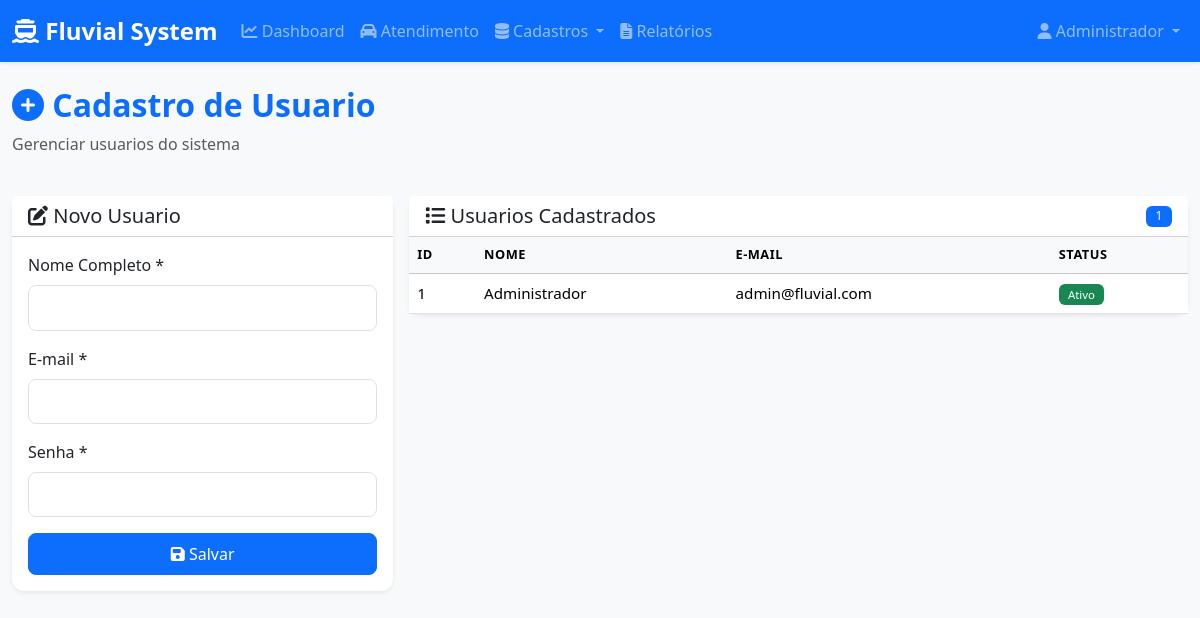
/cadastro/usuario (signed in), run on the app's committed database.
### models.py (models this page shows, shortened)
class Usuario(UserMixin, db.Model):
    __tablename__ = 'usuarios'
    id = db.Column(db.Integer, primary_key=True)
    nome = db.Column(db.String(100), nullable=False)
    email = db.Column(db.String(120), unique=True, nullable=False)
    senha_hash = db.Column(db.String(256), nullable=False)
    ativo = db.Column(db.Boolean, default=True)
    criado_em = db.Column(db.DateTime, default=datetime.utcnow)
    vendas = db.relationship('Venda', backref='operador', lazy='dynamic')

### app.py (the view, shortened to what this page needs)
@app.route('/cadastro/<tipo>', methods=['GET', 'POST'])
@login_required
def cadastro(tipo):
    if tipo == 'categoria':
        itens = CategoriaVeiculo.query.order_by(CategoriaVeiculo.nome).all()
    elif tipo == 'porto':
        itens = Porto.query.order_by(Porto.nome).all()
    elif tipo == 'empresa':
        itens = Empresa.query.order_by(Empresa.nome_fantasia).all()
    elif tipo == 'usuario':
        itens = Usuario.query.order_by(Usuario.nome).all()
    else:
        flash('Tipo de cadastro inválido.', 'error')
        return redirect(url_for('index'))
    return render_template('cadastro.html', tipo=tipo, itens=itens)

### app.py (called while the page is built)
@login_manager.user_loader
def load_user(user_id):
    return Usuario.query.get(int(user_id))

### templates/cadastro.html (shortened to what this page needs)
{% extends "base.html" %}
{% block content %}
<div class="row mb-4">
    <div class="col-12">
        <h2 class="fw-bold text-primary">
            <i class="fas fa-plus-circle"></i> Cadastro de {{ tipo|capitalize }}
        </h2>
        <p class="text-muted">Gerenciar {{ tipo }}s do sistema</p>
    </div>
</div>
<div class="row g-3">
    <div class="col-lg-4">
        <div class="card shadow-sm">
            <div class="card-header bg-white">
                <h5 class="mb-0"><i class="fas fa-edit"></i> Novo {{ tipo|capitalize }}</h5>
            </div>
            <div class="card-body">
                <form method="POST">
                    {% if tipo == 'categoria' %}
                    <div class="mb-3">
                        <label for="nome" class="form-label">Nome *</label>
                        <input type="text" class="form-control" id="nome" name="nome" required
                               placeholder="Ex: Carro de Passeio">
                    </div>
                    <div class="mb-3">
                        <label for="valor_base" class="form-label">Valor Base (R$) *</label>
                        <input type="number" step="0.01" class="form-control" id="valor_base" name="valor_base" required
                               placeholder="0,00">
                    </div>
                    <div class="mb-3">
                        <label for="descricao" class="form-label">Descrição</label>
                        <textarea class="form-control" id="descricao" name="descricao" rows="3"
                                  placeholder="Descrição da categoria..."></textarea>
                    </div>
                    {% elif tipo == 'porto' %}
                    <div class="mb-3">
                        <label for="nome" class="form-label">Nome do Porto *</label>
                        <input type="text" class="form-control" id="nome" name="nome" required
                               placeholder="Ex: Porto Principal">
                    </div>
                    {% elif tipo == 'usuario' %}
                    <div class="mb-3">
                        <label for="nome" class="form-label">Nome Completo *</label>
                        <input type="text" class="form-control" id="nome" name="nome" required>
                    </div>
                    <div class="mb-3">
                        <label for="email" class="form-label">E-mail *</label>
                        <input type="email" class="form-control" id="email" name="email" required>
                    </div>
                    <div class="mb-3">
                        <label for="senha" class="form-label">Senha *</label>
                        <input type="password" class="form-control" id="senha" name="senha" required minlength="6">
                    </div>
                    {% endif %}
                    <button type="submit" class="btn btn-primary w-100">
                        <i class="fas fa-save"></i> Salvar
                    </button>
                </form>
            </div>
        </div>
    </div>
    <div class="col-lg-8">
        <div class="card shadow-sm">
            <div class="card-header bg-white d-flex justify-content-between align-items-center">
                <h5 class="mb-0"><i class="fas fa-list"></i> {{ tipo|capitalize }}s Cadastrados</h5>
                <span class="badge bg-primary">{{ itens|length }}</span>
            </div>
            <div class="card-body p-0">
                <div class="table-responsive">
                    <table class="table table-hover mb-0">
                        <thead class="table-light">
                            <tr>
                                <th>ID</th>
                                {% if tipo == 'categoria' %}
                                <th>Nome</th>
                                <th>Valor Base</th>
                                <th>Descrição</th>
                                {% elif tipo == 'porto' %}
                                <th>Nome</th>
                                <th>Status</th>
                                {% elif tipo == 'empresa' %}
                                <th>Razão Social</th>
                                <th>Nome Fantasia</th>
                                <th>CNPJ</th>
                                <th>Faturamento</th>
                                {% elif tipo == 'usuario' %}
                                <th>Nome</th>
                                <th>E-mail</th>
                                <th>Status</th>
                                {% endif %}
                            </tr>
                        </thead>
                        <tbody>
                            {% for item in itens %}
                            <tr>
                                <td>{{ item.id }}</td>
                                {% if tipo == 'categoria' %}
                                <td><strong>{{ item.nome }}</strong></td>
                                <td class="text-success">R$ {{ "%.2f"|format(item.valor_base) }}</td>
                                <td>{{ item.descricao or '-' }}</td>
                                {% elif tipo == 'usuario' %}
                                <td>{{ item.nome }}</td>
                                <td>{{ item.email }}</td>
                                <td>
                                    {% if item.ativo %}
                                        <span class="badge bg-success">Ativo</span>
                                    {% else %}
                                        <span class="badge bg-danger">Inativo</span>
                                    {% endif %}
                                </td>
                                {% endif %}
                            </tr>
                            {% else %}
                            <tr>
                                <td colspan="5" class="text-center text-muted py-4">
                                    Nenhum registro encontrado
                                </td>
                            </tr>
                            {% endfor %}
                        </tbody>
                    </table>
                </div>
            </div>
        </div>
    </div>
</div>
{% endblock %}

### templates/base.html (shortened to what this page needs)
<!DOCTYPE html>
<html lang="pt-BR">
<head>
    <link href="https://cdn.jsdelivr.net/npm/bootstrap@5.3.2/dist/css/bootstrap.min.css" rel="stylesheet">
    <link href="https://cdnjs.cloudflare.com/ajax/libs/font-awesome/6.4.2/css/all.min.css" rel="stylesheet">
    <link href="{{ url_for('static', filename='css/style.css') }}" rel="stylesheet">
</head>
<body class="bg-light">
    {% if current_user.is_authenticated %}
    <nav class="navbar navbar-expand-lg navbar-dark bg-primary shadow-sm">
        <div class="container-fluid">
            <a class="navbar-brand" href="{{ url_for('index') }}">
                <i class="fas fa-ferry"></i> Fluvial System
            </a>
            <div class="collapse navbar-collapse" id="navbarNav">
                <ul class="navbar-nav me-auto">
                    <li class="nav-item">
                        <a class="nav-link" href="{{ url_for('index') }}">
                            <i class="fas fa-chart-line"></i> Dashboard
                        </a>
                    </li>
                    <li class="nav-item">
                        <a class="nav-link" href="{{ url_for('atendimento') }}">
                            <i class="fas fa-car"></i> Atendimento
                        </a>
                    </li>
                    <li class="nav-item dropdown">
                        <a class="nav-link dropdown-toggle" href="#" data-bs-toggle="dropdown">
                            <i class="fas fa-database"></i> Cadastros
                        </a>
                    </li>
                    <li class="nav-item">
                        <a class="nav-link" href="{{ url_for('relatorios') }}">
                            <i class="fas fa-file-alt"></i> Relatórios
                        </a>
                    </li>
                </ul>
                <ul class="navbar-nav">
                    <li class="nav-item dropdown">
                        <a class="nav-link dropdown-toggle" href="#" data-bs-toggle="dropdown">
                            <i class="fas fa-user"></i> {{ current_user.nome }}
                        </a>
                    </li>
                </ul>
            </div>
        </div>
    </nav>
    {% endif %}
    <main class="{% if current_user.is_authenticated %}py-4{% endif %}">
        <div class="{% if current_user.is_authenticated %}container-fluid{% else %}container{% endif %}">
            {% block content %}{% endblock %}
        </div>
    </main>
</body>
</html>

### static/css/style.css (style rules this page uses)
:root { --primary-color: #0d6efd; --success-color: #198754; --info-color: #0dcaf0; --warning-color: #ffc107; }
body { font-family: 'Segoe UI', Tahoma, Geneva, Verdana, sans-serif; background-color: #f8f9fa; }
.navbar-brand { font-weight: 700; font-size: 1.5rem; }
.card { border-radius: 12px; border: none; transition: transform 0.2s ease-in-out, box-shadow 0.2s ease-in-out; }
.table { font-size: 0.95rem; }
.table thead th { font-weight: 600; text-transform: uppercase; font-size: 0.8rem; letter-spacing: 0.5px; }
.btn { border-radius: 8px; padding: 0.5rem 1rem; font-weight: 500; transition: all 0.2s ease; }
.form-control, .form-select { border-radius: 8px; border: 1px solid #dee2e6; padding: 0.6rem 1rem; }
.badge { padding: 0.4em 0.8em; border-radius: 6px; font-weight: 500; }
.card { animation: fadeIn 0.3s ease-out; }

### data on the page
Usuario: nome "Administrador", id "1", email "admin@fluvial.com", ativo "Ativo"

### other printed values
{{ tipo|capitalize }} "Usuario"
{{ tipo }} "usuario"
{{ itens|length }} "1"
